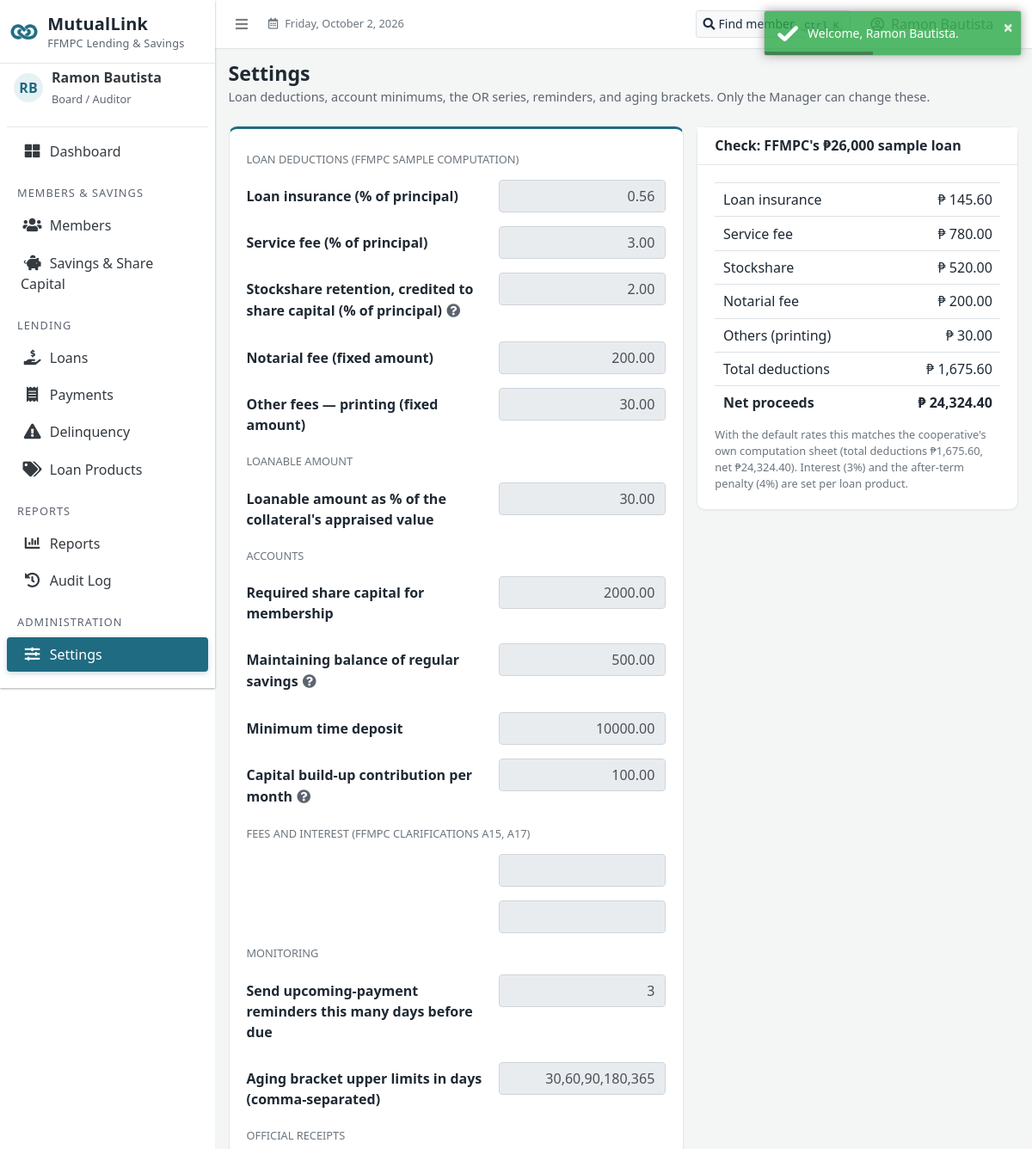
/dashboard.php?page=settings (signed in, upper part), run on an earlier commit of the app's database.
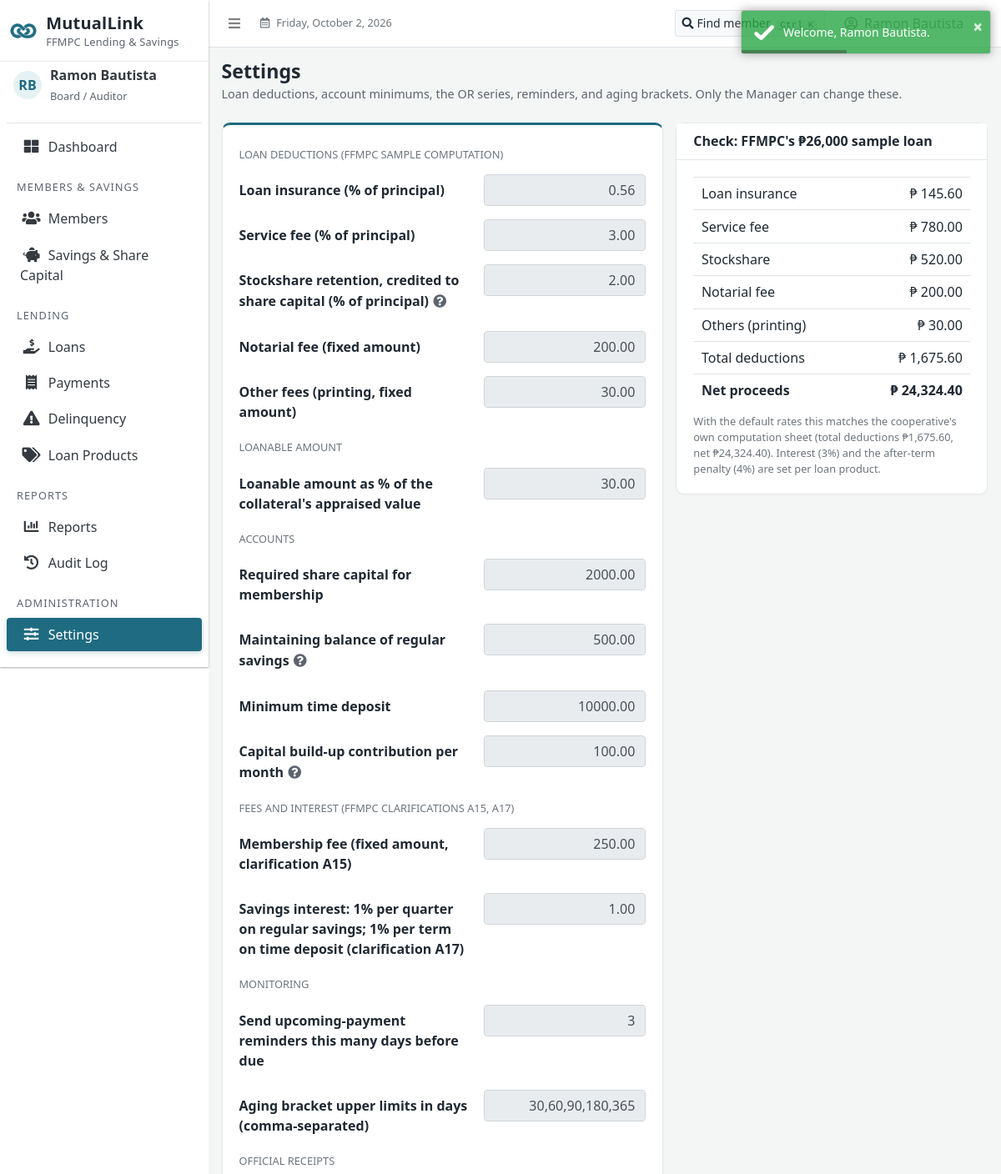
And on a later commit of the database.
### tables this page shows
CREATE TABLE settings (
  setting_key    VARCHAR(50)  NOT NULL,
  setting_value  VARCHAR(100) NOT NULL,
  label          VARCHAR(150) NOT NULL,
  PRIMARY KEY (setting_key)
);

### config/db.php (called while the page is built, shortened)
<?php
function db(): PDO
{
    static $pdo = null;
    if ($pdo instanceof PDO) {
        return $pdo;
    }
    $dsn = 'mysql:host=' . DB_HOST . ';port=' . DB_PORT . ';dbname=' . DB_NAME . ';charset=utf8mb4';
    $options = [
        PDO::ATTR_ERRMODE            => PDO::ERRMODE_EXCEPTION,
        PDO::ATTR_DEFAULT_FETCH_MODE => PDO::FETCH_ASSOC,
        PDO::ATTR_EMULATE_PREPARES   => false,
    ];
    try {
        $pdo = new PDO($dsn, DB_USER, DB_PASS, $options);
    } catch (PDOException $e) {
        error_log('MutualLink DB connection failed: ' . $e->getMessage());
        http_response_code(500);
        exit('The system cannot reach the database right now. Please contact the administrator.');
    }
    return $pdo;
}

### config/rbac.php (called while the page is built, shortened)
<?php
function can(string $module, string $action = 'view'): bool
{
    $role = $_SESSION['role'] ?? null;
    return $role !== null && in_array($role, RBAC[$module][$action] ?? [], true);
}

### views/settings.php (the view, shortened to what the changed rows need)
<?php
$canEdit = can('settings', 'update');
$editable = [
    'service_fee_pct'         => ['pct', 0, 20],
    'insurance_pct'           => ['pct', 0, 20],
    'stockshare_pct'          => ['pct', 0, 20],
    'notarial_fee'            => ['money', 0, 10000],
    'other_fee'               => ['money', 0, 10000],
    'collateral_loanable_pct' => ['pct', 1, 100],
    'min_share_capital'       => ['money', 0, 1000000],
    'min_regular_savings'     => ['money', 0, 1000000],
    'min_time_deposit'        => ['money', 0, 10000000],
    'cbu_monthly'             => ['money', 0, 100000],
    'membership_fee'          => ['money', 1, 100000],
    'savings_interest_pct'    => ['pct', 0.01, 100],
    'reminder_lead_days'      => ['int', 1, 30],
    'aging_brackets'          => ['brackets', 0, 0],
    'or_counter'              => ['or', 0, 0],
    'ui_lang'                 => ['lang', 0, 0],
];
$langSettingKeys = ['ui_lang'];
$groups = [
    'Loan deductions (FFMPC sample computation)' => ['insurance_pct', 'service_fee_pct', 'stockshare_pct', 'notarial_fee', 'other_fee'],
    'Loanable amount' => ['collateral_loanable_pct'],
    'Accounts' => ['min_share_capital', 'min_regular_savings', 'min_time_deposit', 'cbu_monthly'],
    'Fees and interest (FFMPC clarifications A15, A17)' => ['membership_fee', 'savings_interest_pct'],
    'Monitoring' => ['reminder_lead_days', 'aging_brackets'],
    'Official receipts' => ['or_counter'],
    'Interface language (verb labels)' => ['ui_lang'],
];
$settings = db()->query('SELECT setting_key, setting_value, label FROM settings ORDER BY setting_key')->fetchAll(PDO::FETCH_UNIQUE);
foreach ($langSettingKeys as $k) {
    if (!isset($settings[$k])) {
        $settings[$k] = ['setting_value' => 'en', 'label' => 'Interface language (verb labels)'];
    }
}
$glossaryKeys = ['stockshare_pct' => 'stockshare', 'cbu_monthly' => 'cbu', 'min_regular_savings' => 'maintaining'];
$errors = take_field_errors();
?>
<div class="row">
  <div class="col-lg-7">
    <div class="card card-primary card-outline">
      <form method="post" action="" class="ml-form" novalidate data-dirty-guard>
        <div class="card-body">
          <?php foreach ($groups as $groupLabel => $keys): ?>
            <h3 class="h6 text-muted text-uppercase small mt-2 mb-3"><?= e($groupLabel) ?></h3>
            <?php foreach ($keys as $key): $s = $settings[$key]; $type = $editable[$key][0]; ?>
              <div class="form-group row">
                <label for="<?= e($key) ?>" class="col-md-7 col-form-label"><?= e($s['label']) ?><?= isset($glossaryKeys[$key]) ? ' ' . glossary_btn($glossaryKeys[$key]) : '' ?></label>
                <div class="col-md-5">
                  <?php if ($type === 'lang'): ?>
                    <select id="<?= e($key) ?>" name="<?= e($key) ?>" class="custom-select<?= invalid_class($errors, $key) ?>" <?= $canEdit ? '' : 'disabled' ?><?= invalid_attrs($errors, $key) ?>>
                      <?php foreach (I18N_NAMES as $code => $name): ?>
                        <option value="<?= e($code) ?>" <?= old($key, $s['setting_value']) === $code ? 'selected' : '' ?>><?= e($name) ?></option>
                      <?php endforeach; ?>
                    </select>
                    <?= field_feedback($errors, $key) ?>
                  <?php else: ?>
                    <input type="text" id="<?= e($key) ?>" name="<?= e($key) ?>" class="form-control text-right<?= invalid_class($errors, $key) ?>" <?= $canEdit ? '' : 'readonly' ?>
                           inputmode="<?= $type === 'brackets' ? 'text' : ($type === 'or' || $type === 'int' ? 'numeric' : 'decimal') ?>" value="<?= e(old($key, $s['setting_value'])) ?>"<?= invalid_attrs($errors, $key) ?>>
                  <?php endif; ?>
                </div>
              </div>
            <?php endforeach; ?>
          <?php endforeach; ?>
        </div>
      </form>
    </div>
  </div>
</div>

What changed in the data, as far as the page shows it:
added settings: label "Membership fee (fixed amount, clarification A15)", membership_fee "250.00"
added settings: label "Savings interest: 1% per quarter on regular savings; 1% per term on time deposit (clarification A17)", savings_interest_pct "1.00"
Also different on the page:
list line gone: "Other fees — printing (fixed amount) 30.00"
new list line: "Other fees (printing, fixed amount) 30.00"
